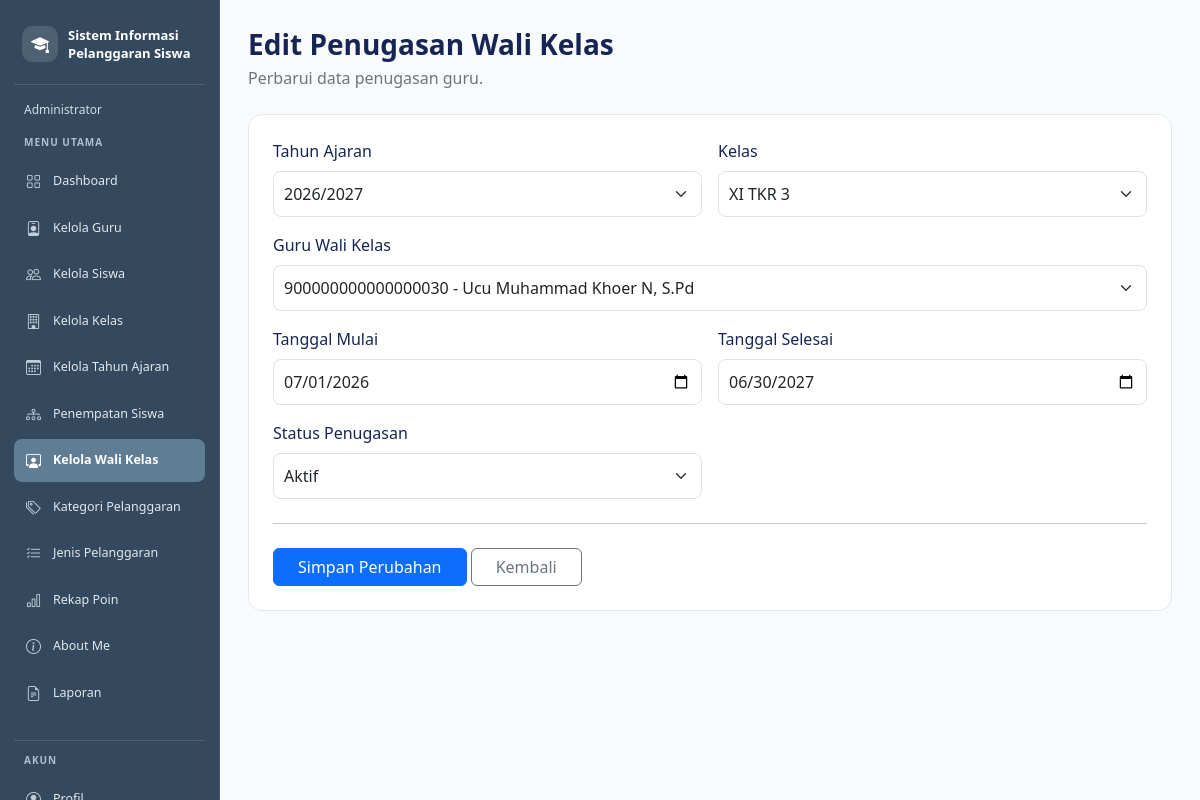
/edit_wali_kelas.php?id=55 (signed in), run on the app's committed database.
### tables this page shows
CREATE TABLE `t_wali_kelas` (
  `id` int(11) NOT NULL,
  `tahun_ajaran_id` int(11) NOT NULL,
  `kelas_id` int(11) NOT NULL,
  `guru_id` int(11) NOT NULL,
  `tanggal_mulai` date NOT NULL,
  `tanggal_selesai` date NOT NULL,
  `status_aktif` tinyint(1) NOT NULL,
  `created_at` timestamp NOT NULL DEFAULT current_timestamp(),
  `updated_at` timestamp NOT NULL DEFAULT current_timestamp()
);

CREATE TABLE `t_tahun_ajaran` (
  `id` int(11) NOT NULL,
  `nama` varchar(20) NOT NULL,
  `tanggal_mulai` date NOT NULL,
  `tanggal_selesai` date NOT NULL,
  `status_aktif` tinyint(1) NOT NULL,
  `created_at` timestamp NULL DEFAULT current_timestamp(),
  `updated_at` timestamp NULL DEFAULT current_timestamp()
);

CREATE TABLE `t_kelas` (
  `id` int(11) NOT NULL,
  `nama` varchar(100) NOT NULL,
  `tingkat` varchar(20) NOT NULL,
  `jurusan` varchar(100) NOT NULL,
  `status_aktif` tinyint(1) NOT NULL,
  `created_at` timestamp NULL DEFAULT current_timestamp(),
  `updated_at` timestamp NULL DEFAULT current_timestamp()
);

CREATE TABLE `t_guru` (
  `id` int(11) NOT NULL,
  `nip` varchar(30) NOT NULL,
  `nama` varchar(150) NOT NULL,
  `email` varchar(150) NOT NULL,
  `status_aktif` tinyint(1) NOT NULL,
  `user_id` int(11) NOT NULL,
  `created_at` timestamp NOT NULL DEFAULT current_timestamp(),
  `updated_at` timestamp NOT NULL DEFAULT current_timestamp()
);

### edit_wali_kelas.php (the view, shortened to what this page needs)
<?php
include "config/koneksi.php";
$id = (int) ($_GET['id'] ?? 0);
$stmt = mysqli_prepare($koneksi, "SELECT * FROM t_wali_kelas WHERE id = ?");
mysqli_stmt_bind_param($stmt, "i", $id);
mysqli_stmt_execute($stmt);
$data = mysqli_fetch_assoc(mysqli_stmt_get_result($stmt));
$guruList = mysqli_query($koneksi, "SELECT id, nip, nama FROM t_guru WHERE status_aktif = 1 ORDER BY nama");
$kelasList = mysqli_query($koneksi, "SELECT id, nama FROM t_kelas WHERE status_aktif = 1 ORDER BY nama");
$tahunList = mysqli_query($koneksi, "SELECT id, nama FROM t_tahun_ajaran WHERE status_aktif = 1 ORDER BY id DESC");
?>
<!DOCTYPE html>
<html lang="id">
<head>
    <link href="https://cdn.jsdelivr.net/npm/bootstrap@5.3.8/dist/css/bootstrap.min.css" rel="stylesheet">
</head>
<body>
<?php include "includes/sidebar.php"; ?>
<main class="konten">
    <h3 class="fw-bold mb-1">Edit Penugasan Wali Kelas</h3>
    <p class="text-secondary mb-4">Perbarui data penugasan guru.</p>
    <div class="kartu">
        <form method="POST">
            <div class="row g-3">
                <div class="col-md-6">
                    <label class="form-label">Tahun Ajaran</label>
                    <select name="tahun_ajaran_id" class="form-select" required>
                        <?php while ($t = mysqli_fetch_assoc($tahunList)): ?>
                            <option value="<?= $t['id'] ?>"
                                <?= $data['tahun_ajaran_id'] == $t['id'] ? 'selected' : '' ?>>
                                <?= htmlspecialchars($t['nama']) ?>
                            </option>
                        <?php endwhile; ?>
                    </select>
                </div>
                <div class="col-md-6">
                    <label class="form-label">Kelas</label>
                    <select name="kelas_id" class="form-select" required>
                        <?php while ($k = mysqli_fetch_assoc($kelasList)): ?>
                            <option value="<?= $k['id'] ?>"
                                <?= $data['kelas_id'] == $k['id'] ? 'selected' : '' ?>>
                                <?= htmlspecialchars($k['nama']) ?>
                            </option>
                        <?php endwhile; ?>
                    </select>
                </div>
                <div class="col-12">
                    <label class="form-label">Guru Wali Kelas</label>
                    <select name="guru_id" class="form-select" required>
                        <?php while ($g = mysqli_fetch_assoc($guruList)): ?>
                            <option value="<?= $g['id'] ?>"
                                <?= $data['guru_id'] == $g['id'] ? 'selected' : '' ?>>
                                <?= htmlspecialchars($g['nip'] . ' - ' . $g['nama']) ?>
                            </option>
                        <?php endwhile; ?>
                    </select>
                </div>
                <div class="col-md-6">
                    <label class="form-label">Tanggal Mulai</label>
                    <input type="date" name="tanggal_mulai" class="form-control"
                        value="<?= htmlspecialchars($data['tanggal_mulai']) ?>" required>
                </div>
                <div class="col-md-6">
                    <label class="form-label">Tanggal Selesai</label>
                    <input type="date" name="tanggal_selesai" class="form-control"
                        value="<?= htmlspecialchars($data['tanggal_selesai']) ?>" required>
                </div>
                <div class="col-md-6">
                    <label class="form-label">Status Penugasan</label>
                    <select name="status_aktif" class="form-select" required>
                        <option value="1" <?= $data['status_aktif'] == 1 ? 'selected' : '' ?>>Aktif</option>
                    </select>
                </div>
            </div>
            <hr class="my-4">
            <button type="submit" class="btn btn-primary px-4">Simpan Perubahan</button>
            <a href="wali_kelas.php" class="btn btn-outline-secondary px-4">Kembali</a>
        </form>
    </div>
</main>
</body>
</html>

### edit_wali_kelas.php (style rules this page uses)
body { margin: 0; background: #f8fafc; color: #172554; }
.konten { margin-left: 220px; width: calc(100% - 220px); padding: 28px; }
.kartu { background: white; border: 1px solid #e2e8f0; border-radius: 14px; padding: 24px; }
.form-control, .form-select { padding: 10px; border-radius: 8px; }

### data on the page
t_wali_kelas: tahun_ajaran_id "2026/2027", kelas_id "XI TKR 3", guru_id "900000000000000030 - Ucu Muhammad Khoer N, S.Pd", tanggal_mulai "07/01/2026", tanggal_selesai "06/30/2027", status_aktif "Aktif"

### other printed values
$labelRole "Administrator"
$menu[0] "Dashboard"
$menu[0] "Kelola Guru"
$menu[0] "Kelola Siswa"
$menu[0] "Kelola Kelas"
$menu[0] "Kelola Tahun Ajaran"
$menu[0] "Penempatan Siswa"
$menu[0] "Kelola Wali Kelas"
$menu[0] "Kategori Pelanggaran"
$menu[0] "Jenis Pelanggaran"
$menu[0] "Rekap Poin"
$menu[0] "About Me"
$menu[0] "Laporan"
